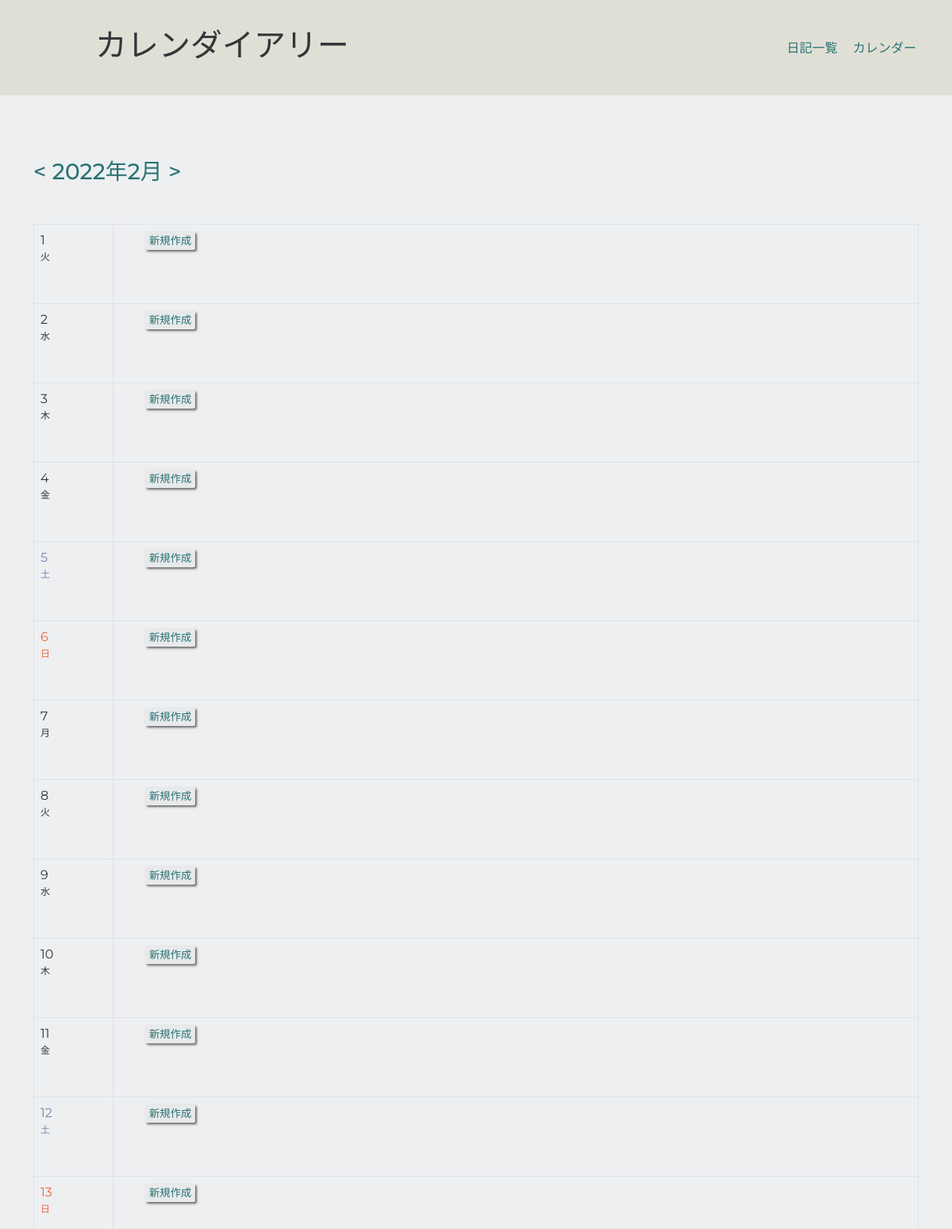
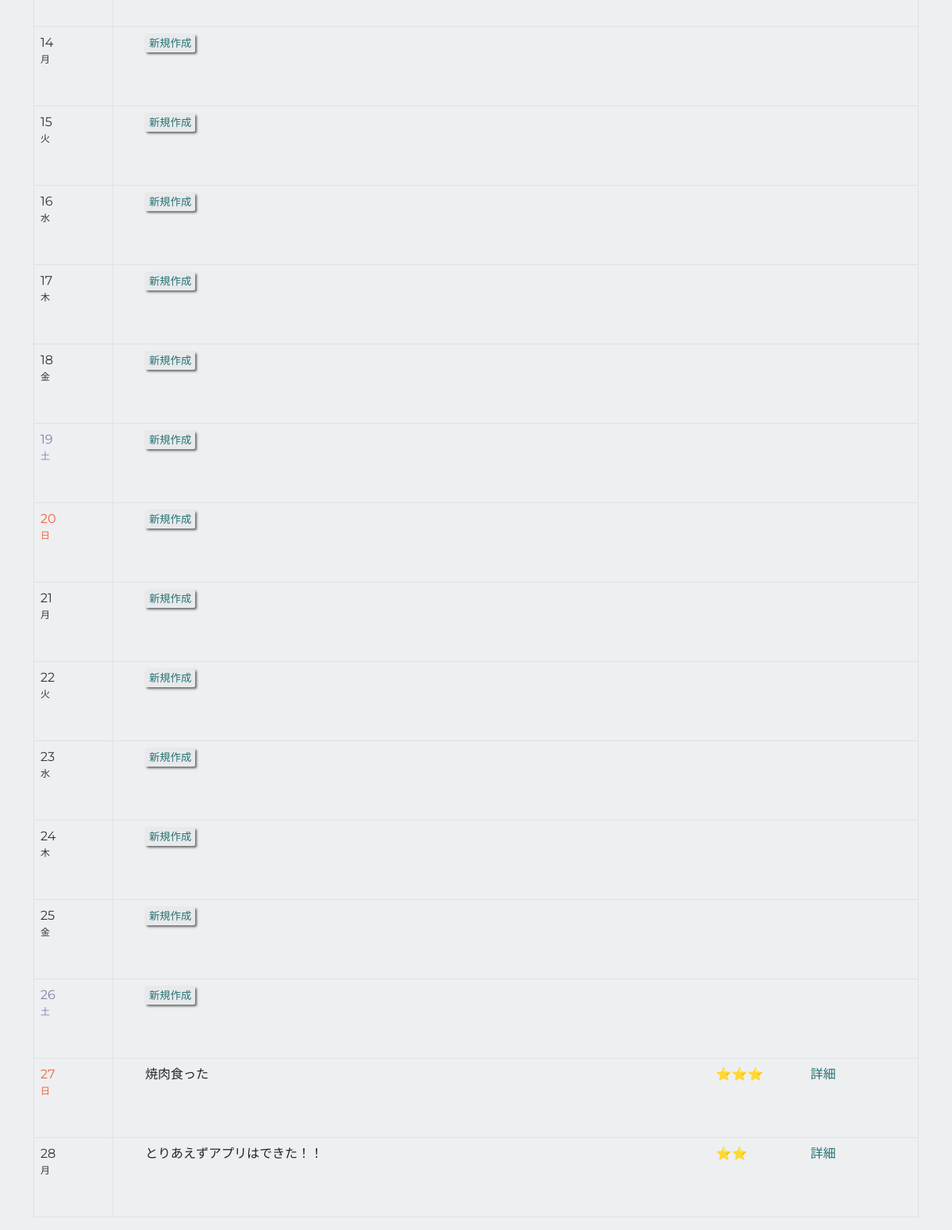
/verticalCal.php?ym=2022-02, run on the app's committed database (2 pictures, top to bottom).
### tables this page shows
CREATE TABLE `Diary` (
  `id` bigint(20) NOT NULL,
  `date` timestamp NOT NULL DEFAULT CURRENT_TIMESTAMP ON UPDATE CURRENT_TIMESTAMP,
  `title` varchar(191) NOT NULL,
  `review` int(3) NOT NULL,
  `content` text NOT NULL
);

### calendar.php (called while the page is built, shortened)
<?php
    Class Calendar{
        public function getMonthData($ym){
            $timestamp = strtotime($ym . '-01');
            $calendar_title = date('Y年n月', $timestamp);
            $prev = date('Y-m', mktime(0, 0, 0, date('m', $timestamp)-1, 1, date('Y', $timestamp)));
            $next = date('Y-m', mktime(0, 0, 0, date('m', $timestamp)+1, 1, date('Y', $timestamp)));
            $day_count = date('t', $timestamp);
            $youbi = date('w', mktime(0, 0, 0, date('m', $timestamp), 1, date('Y', $timestamp)));
            $month_data = [
                'calendarTitle' => $calendar_title,
                'prevMonth' => $prev,
                'nextMonth' => $next,
                'dayCount' => $day_count,
                '1stYoubi' => $youbi
            ];
            return $month_data;
        }
        public function Youbi($youbi){
            switch($youbi % 7){
            case 0:
                return "日";
                break;
            case 1:
                return "月";
                break;
            case 2:
                return "火";
                break;
            case 3:
                return "水";
                break;
            case 4:
                return "木";
                break;
            case 5:
                return "金";
                break;
            case 6:
                return "土";
                break;
            }
        }
    }
?>

### dbconnect.php (called while the page is built, shortened)
<?php
    Class Dbc{
        protected $table_name;
        public function dbConnect(){
            $host   = DB_HOST;
            $dbname = DB_NAME;
            $user   = DB_USER;
            $pass   = DB_PASS;
            $dsn    = "mysql:host=$host;dbname=$dbname;charset=utf8";
            try{
                $dbh = new PDO($dsn, $user, $pass, [
                    PDO::ATTR_ERRMODE => PDO::ERRMODE_EXCEPTION,
                ]);
            }catch(PDOException $e){
                echo '接続失敗'. $e->getMessage();
                exit();
            };
            return $dbh;
        }
        public function getById($id){
            $dbh = $this->dbConnect();
            $stmt = $dbh->prepare("SELECT * from $this->table_name Where id = :id");
            $stmt->bindValue(':id', (int)$id, PDO::PARAM_INT);
            $stmt->execute();
            $result = $stmt->fetch(PDO::FETCH_ASSOC);
            return $result;
        }
    }
?>

### diary.php (called while the page is built, shortened)
<?php
    require_once('dbconnect.php');
    Class Diary extends Dbc{
        public function starReview($number){
            if($number === '1'){
                return '⭐️';
            } elseif($number === '2'){
                return '⭐️⭐️';
            } elseif($number === '3'){
                return '⭐️⭐️⭐️';
            } else{
                return 'その他';
            }
        }
        public function escape($v){
            return htmlspecialchars($v, ENT_QUOTES, 'UTF-8');
        }
    }
?>

### verticalCal.php (the view, shortened to what this page needs)
<?php
    require_once('diary.php');
    require_once('calendar.php');
    $calendar = new Calendar();
    $diary = new Diary();
    $ym = $calendar->setYm();
    list('calendarTitle' => $calendar_title, 'prevMonth' => $prev, 'nextMonth' => $next, 'dayCount' => $day_count, '1stYoubi' => $youbi) = $calendar->getMonthData($ym);
    $today = date('Y-m-j');
?>
<!DOCTYPE html>
<html lang="en">
<head>
    <link href="https://cdn.jsdelivr.net/npm/bootstrap@5.1.3/dist/css/bootstrap.min.css" rel="stylesheet">
    <link rel="stylesheet" href="./style.css">
</head>
<body>
    <header>
        <nav class="navbar">
            <h1 class="headTitle">カレンダイアリー</h1>
            <ul class="link">
                <li><a href="/list.php">日記一覧</a></li>
                <li><a href="/index.php">カレンダー</a></li>
            </ul>
        </nav>
    </header>
    <div class="container">
    <h3 class="mb-5"><a href="?ym=<?php echo $prev; ?>">&lt;</a> <?php echo $calendar_title; ?> <a href="?ym=<?php echo $next; ?>">&gt;</a></h3>
        <table class="table table-bordered">
            <div class="varCal">
                <tr>
                    <?php for ($day = 1; $day <= $day_count; $day++, $youbi++): ?>
                        <?php
                            $date = $ym . '-' . $day;
                            $id = strtotime($date);
                        ?>
                        <td id="caldom" <?php if($date === $today) echo 'class="today"' ?>>
                            <div
                                <?php if($youbi % 7 === 0): ?>
                                    <?php echo 'class="sunday"' ?>
                                <?php elseif($youbi % 7 === 6): ?>
                                    <?php echo 'class="saturday"' ?>
                                <?php else: ?>
                                    <?php echo 'class="weekday"' ?>
                                <?php endif ?>
                            >
                                <?php echo $day." "?>
                                <div class="youbi"><?php echo $calendar->Youbi($youbi)?></div>
                            </div>
                        </td>
                        <td>
                            <?php $result = $diary->getById($id) ?>
                            <ul class="nikkidom">
                                <?php if(!$result): ?>
                                    <li class="no-nikki">
                                        <form action="/input.php" method="POST">
                                            <input type="submit" value="新規作成" class="button">
                                        </form>
                                    </li>
                                <?php else: ?>
                                    <li class="nikki-title"><?php echo $diary->escape($result['title']) ?></li>
                                    <li class="nikki-review"><?php echo $diary->starReview($result["review"]) ?></li>
                                    <li><a href="/detail.php?id=<?php echo $id ?>">詳細</a></li>
                                <?php endif ?>
                            </ul>
                        </td>
                        </tr><tr>
                    <?php endfor ?>
                </tr>
            </div>
        </table>
    </div>
</body>
</html>

### style.css (style rules this page uses)
body { background-color: #edeff1; }
.container { font-family: 'Montserrat', sans-serif; margin-top: 80px; }
a { text-decoration: none; color: #297373; }
.container td { height: 100px; }
th:nth-of-type(1), td:nth-of-type(1) { color: #F06543; }
.navbar { margin: 0px; height: 120px; width: 100vw; background-color: #E0DFD5; }
.navbar ul { list-style: none; text-align: right; margin: 0; padding: 10px 30px; }
.link li { display: inline; margin-right: 15px; }
.link li a { text-decoration: none; color: #297373; }
.headTitle { margin-left: 120px; padding: 20px 0; columns: #297373; }
.sunday { color: #F06543; }
.saturday { color: #7D84B2; }
.weekday { color: #313638; }
.youbi { font-size: 12px; }
#caldom { width: 100px; }
.nikkidom li { display: inline-block; margin-right: 15px; }
.nikki-title { width: 700px; }
.nikki-review { width: 100px; }
.mb-5 { color: #297373; }
h1 { color: #313638; }
.button { display : inline-block; border-radius : 5%; font-size : 10pt; text-align : center; cursor : pointer; padding : 3px 3px; background : #E8E9EB; color : #297373; line-height : 1em; transition : .3s; box-shadow : 2px 2px 3px #666666; border : 2px solid #E8E9EB; }

### data on the page
diary: Youbi "日", title "焼肉食った", review "⭐️⭐️⭐️"
diary: Youbi "月", title "とりあえずアプリはできた！！", review "⭐️⭐️"

### other printed values
$calendar_title "2022年2月"
$calendar->Youbi($youbi) "火"
$calendar->Youbi($youbi) "水"
$calendar->Youbi($youbi) "木"
$calendar->Youbi($youbi) "金"
$calendar->Youbi($youbi) "土"
$calendar->Youbi($youbi) "日"
$calendar->Youbi($youbi) "月"
